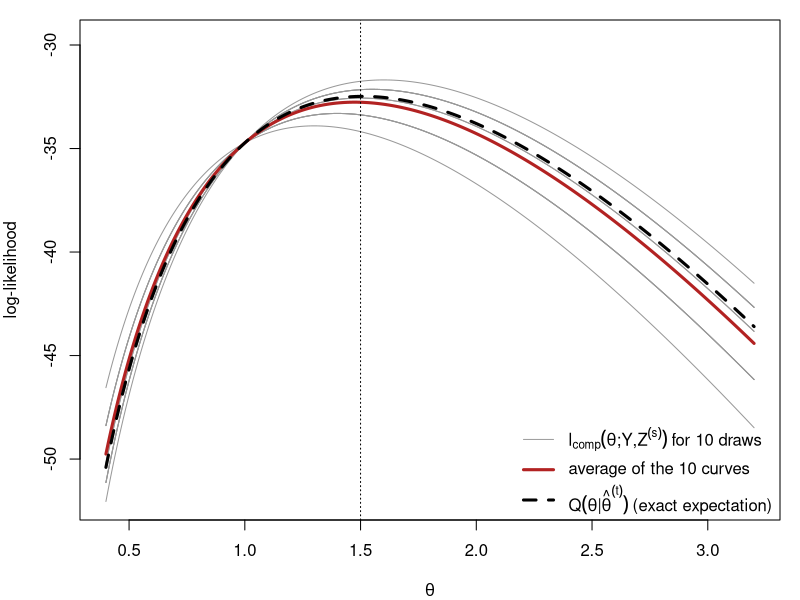
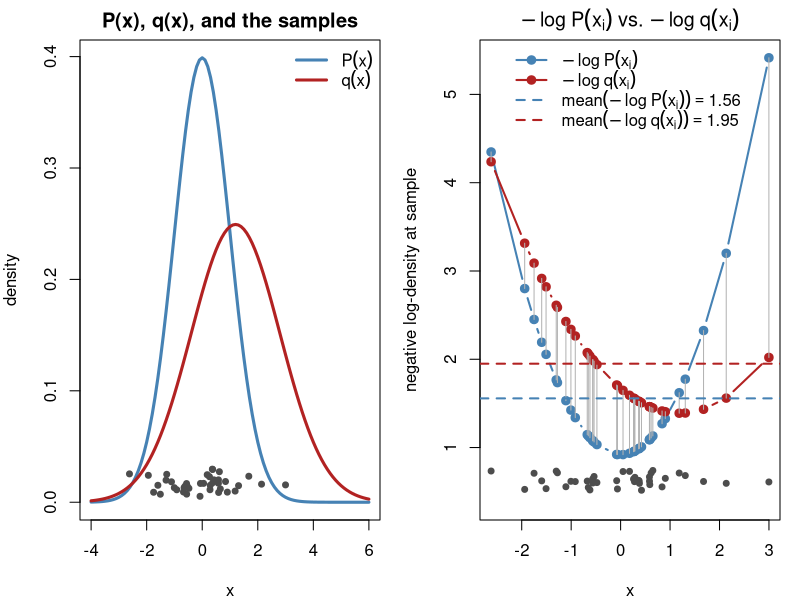
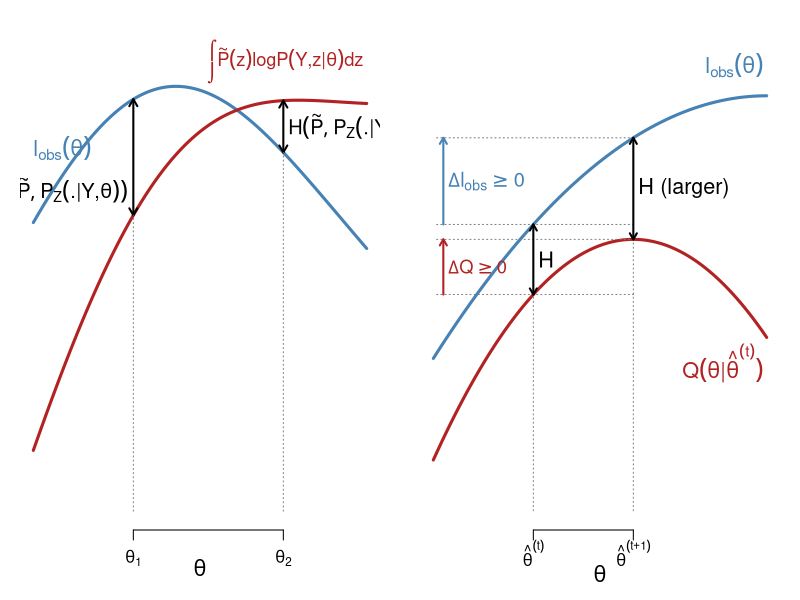
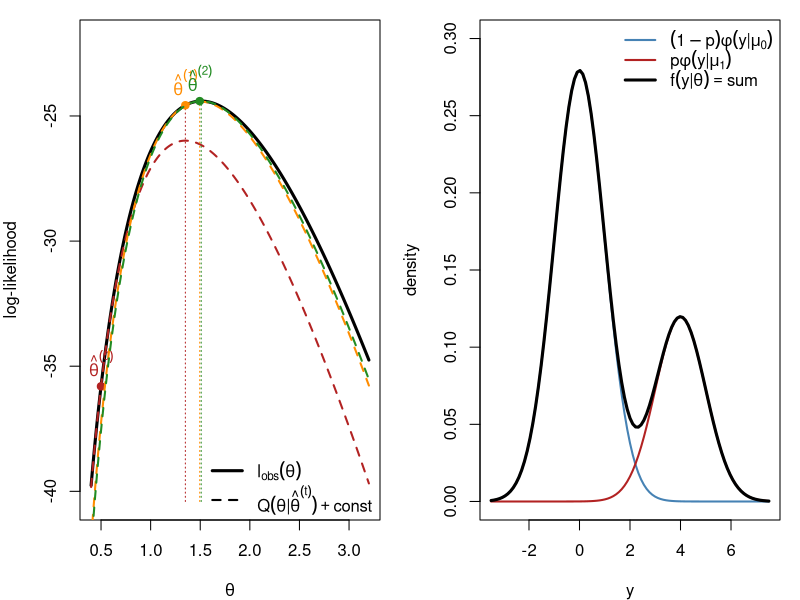
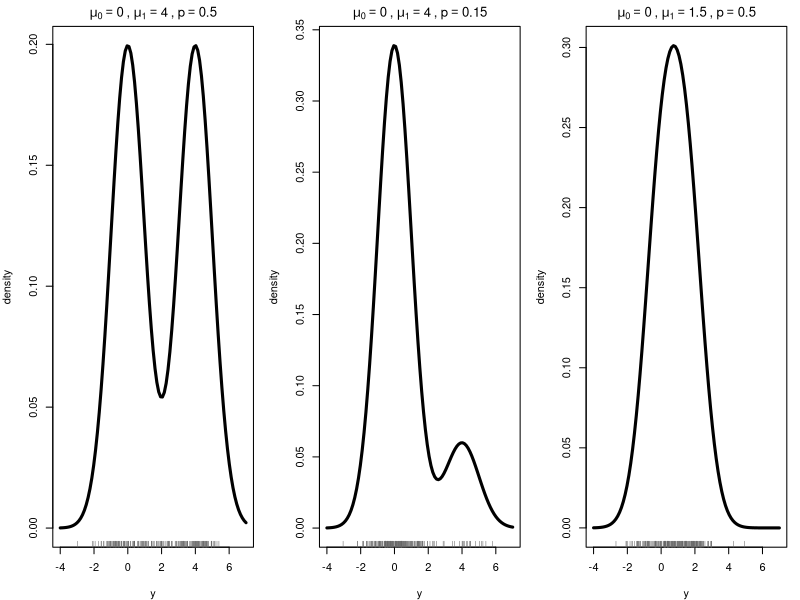
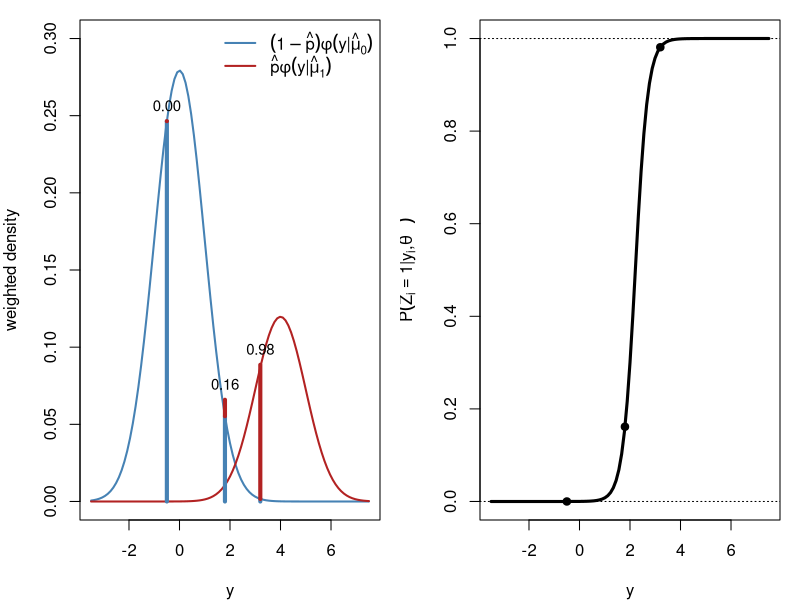
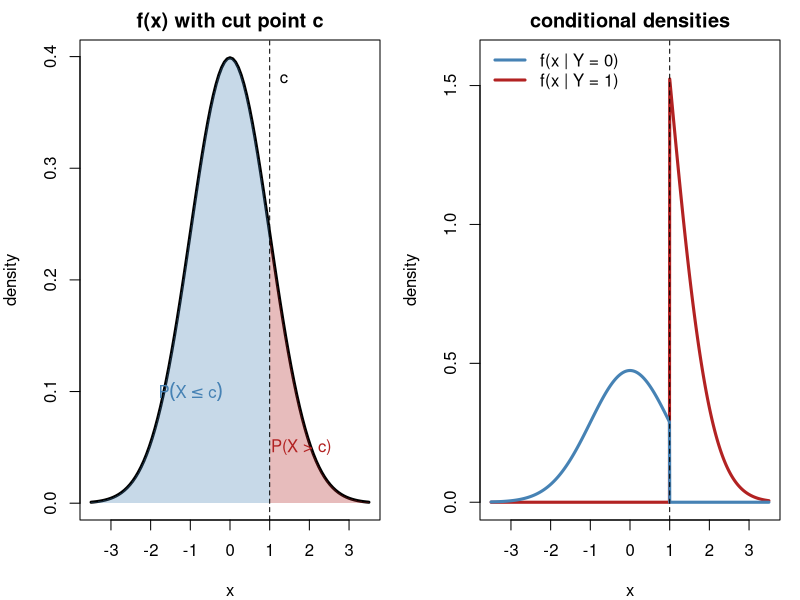
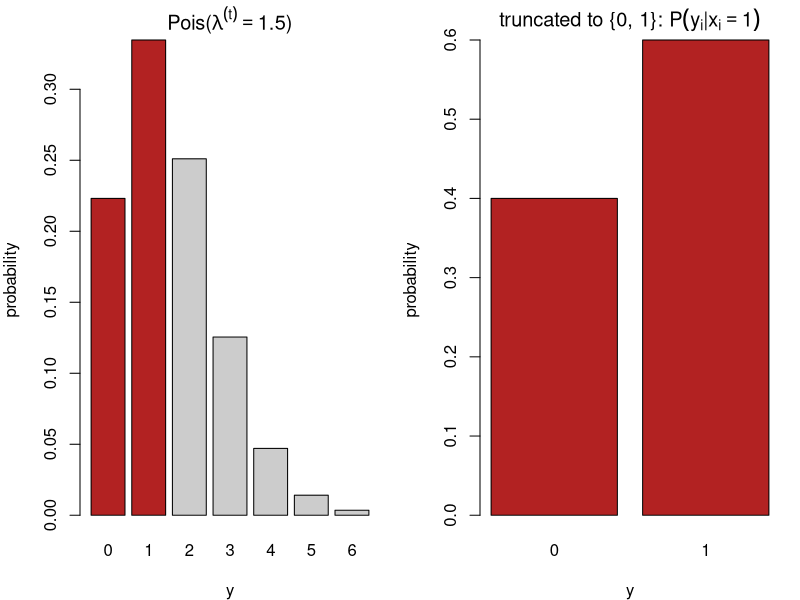

Source code (R) for these figures, in order:
## ---- chunk 1
#| include: false
set.seed(812)
knitr::opts_chunk$set(echo = FALSE, fig.align = "center")
# censored Poisson example used in several figures (Section 3):
# m exact observations, ncen observations known only to satisfy y < 2
yobs <- c(3, 2, 4, 1, 3, 2, 5, 3); m <- length(yobs); ncen <- 12; n <- m + ncen
lobs <- function(l) sum(dpois(yobs, l, log = TRUE)) + ncen * log(ppois(1, l))
lcomp <- function(l, z) -n * l + log(l) * (sum(yobs) + sum(z)) - sum(lfactorial(yobs))
Qfun  <- function(l, lt) lcomp(l, rep(lt / (1 + lt), ncen))
lam <- seq(0.4, 3.2, length.out = 300)
## ---- chunk 2
#| fig-width: 9
#| fig-height: 5
lt <- 1.5; S <- 10
Z <- replicate(S, rbinom(ncen, 1, lt / (1 + lt)))            # draws of the censored y_i
curves <- sapply(1:S, function(s) sapply(lam, lcomp, z = Z[, s]))
Qexact <- sapply(lam, Qfun, lt = lt)
par(mar = c(4, 4, 1, 1))
matplot(lam, curves, type = "l", lty = 1, lwd = 1, col = "gray60", xlab = expression(theta),
        ylab = "log-likelihood", ylim = range(curves) + c(0, 2))
lines(lam, rowMeans(curves), lwd = 3, col = "firebrick")
lines(lam, Qexact, lwd = 3, col = "black", lty = 2)
abline(v = lt, lty = 3)
legend("bottomright", bty = "n", lwd = c(1, 3, 3), lty = c(1, 1, 2), col = c("gray60", "firebrick", "black"),
       legend = c(expression(l[comp](theta*";"*Y*","*Z^(s)) ~ "for 10 draws"),
                  "average of the 10 curves",
                  expression(Q(theta*"|"*hat(theta)^(t)) ~ "(exact expectation)")))
## ---- chunk 3
#| fig-width: 10
#| fig-height: 4.6
par(mfrow = c(1, 2), mar = c(4, 4, 2, 1))
mu_p <- 0; sd_p <- 1; mu_q <- 1.2; sd_q <- 1.6; nsamp <- 40
x  <- rnorm(nsamp, mu_p, sd_p)                   # samples from P
nlp <- -dnorm(x, mu_p, sd_p, log = TRUE)         # -log P(x_i)
nlq <- -dnorm(x, mu_q, sd_q, log = TRUE)         # -log q(x_i)

curve(dnorm(x, mu_p, sd_p), -4, 6, lwd = 3, col = "steelblue", xlab = "x", ylab = "density",
      main = "P(x), q(x), and the samples")
curve(dnorm(x, mu_q, sd_q), add = TRUE, lwd = 3, col = "firebrick")
points(x, runif(nsamp, 0.005, 0.03), pch = 19, col = "gray30", cex = 0.8)   # jittered observations
legend("topright", bty = "n", lwd = 3, col = c("steelblue", "firebrick"),
       legend = c(expression(P(x)), expression(q(x))))

ord <- order(x)
yr  <- range(c(nlp, nlq)); gap <- diff(yr)
plot(x[ord], nlp[ord], type = "b", pch = 19, col = "steelblue", lwd = 2,
     xlab = "x", ylab = "negative log-density at sample",
     ylim = c(yr[1] - 0.12 * gap, yr[2]),
     main = expression(-log~P(x[i])~vs.~-log~q(x[i])))
lines(x[ord], nlq[ord], type = "b", pch = 19, col = "firebrick", lwd = 2)
segments(x[ord], nlp[ord], x[ord], nlq[ord], col = "gray70")
abline(h = mean(nlp), col = "steelblue", lty = 2, lwd = 2)
abline(h = mean(nlq), col = "firebrick", lty = 2, lwd = 2)
points(x, yr[1] - 0.09 * gap + runif(nsamp, 0, 0.05 * gap), pch = 19, col = "gray30", cex = 0.8)
legend("top", bty = "n", lwd = 2, lty = c(1, 1, 2, 2), pch = c(19, 19, NA, NA),
       col = c("steelblue", "firebrick", "steelblue", "firebrick"),
       legend = c(expression(-log~P(x[i])), expression(-log~q(x[i])),
                  bquote(mean(-log~P(x[i])) == .(round(mean(nlp), 2))),
                  bquote(mean(-log~q(x[i])) == .(round(mean(nlq), 2)))))
## ---- chunk 4
#| fig-width: 9
#| fig-height: 4.4
par(mar = c(3.5, 1, 1, 1))
th <- seq(0, 10, length.out = 300)
lo <- function(t) 3.2 - 0.045 * (t - 5.2)^2 + 0.5 * sin(t / 2.2)   # observed log-likelihood
av <- function(t) lo(t) - (1.4 - 0.45 * (t - 3))                    # an arbitrary average complete log-likelihood
plot(th, lo(th), type = "n", ylim = c(-1.5, 4.2), axes = FALSE, xlab = "", ylab = "")
mtext(expression(theta), side = 1, line = 1.5, cex = 1.3)
lines(th, lo(th), lwd = 3, col = "steelblue")
lines(th, av(th), lwd = 3, col = "firebrick")
text(0, lo(0) + 0.9, expression(l[obs](theta)), col = "steelblue", adj = 0, cex = 1.3)
text(9.9, av(9.9) + 0.5, expression(integral(tilde(P)(z)*log*P(Y*","*z*"|"*theta)*dz)),
     col = "firebrick", adj = 1, cex = 1.1)
for (t0 in c(3, 7.5)) {
    arrows(t0, av(t0), t0, lo(t0), code = 3, length = 0.08, lwd = 2)
    text(if (t0 == 3) t0 - 0.15 else t0 + 0.15, (av(t0) + lo(t0)) / 2 - if (t0 == 3) 0.4 else 0, expression(H(tilde(P), P[Z](.*"|"*Y*","*theta))), adj = if (t0 == 3) 1 else 0, cex = 1.2)
    segments(t0, -1.5, t0, min(av(t0), lo(t0)), lty = 3, col = "gray50")
}
axis(1, at = c(3, 7.5), labels = c(expression(theta[1]), expression(theta[2])), tick = TRUE)
## ---- chunk 5
#| fig-width: 9
#| fig-height: 3.9
par(mar = c(3.5, 1, 0.5, 1))
th <- seq(0, 10, length.out = 300)
t0 <- 3; t1 <- 6                                         # theta^(t), theta^(t+1)
Q  <- function(t) 2.6 - 0.07 * (t - t1)^2                # Q(theta | theta^(t)), maximised at theta^(t+1)
H  <- function(t) 0.8 + 0.04 * (t - t0)^2                # cross-entropy, smallest at theta^(t) (Gibbs)
lo <- function(t) Q(t) + H(t)                            # l_obs
plot(th, lo(th), type = "n", ylim = c(-0.5, 5), axes = FALSE, xlab = "", ylab = "")
mtext(expression(theta), side = 1, line = 1.8, cex = 1.3)
lines(th, lo(th), lwd = 3, col = "steelblue")
lines(th, Q(th),  lwd = 3, col = "firebrick")
text(9.9, lo(9.9) + 0.35, expression(l[obs](theta)), col = "steelblue", adj = 1, cex = 1.3)
text(9.9, Q(9.9) - 0.35, expression(Q(theta*"|"*hat(theta)^(t))), col = "firebrick", adj = 1, cex = 1.3)
segments(c(t0, t1), -0.5, c(t0, t1), c(lo(t0), lo(t1)), lty = 3, col = "gray50")
segments(0.1, c(Q(t0), lo(t0)), t1, c(Q(t0), lo(t0)), lty = 3, col = "gray50")
segments(0.1, c(Q(t1), lo(t1)), t1, c(Q(t1), lo(t1)), lty = 3, col = "gray50")
for (x in c(t0, t1)) arrows(x, Q(x), x, lo(x), code = 3, length = 0.07, lwd = 2)
text(t0 + 0.15, (Q(t0) + lo(t0)) / 2, "H", adj = 0, cex = 1.3)
text(t1 + 0.15, (Q(t1) + lo(t1)) / 2, "H (larger)", adj = 0, cex = 1.3)
arrows(0.3, Q(t0), 0.3, Q(t1), length = 0.07, lwd = 2, col = "firebrick")
text(0.45, (Q(t0) + Q(t1)) / 2, expression(Delta*Q >= 0), adj = 0, col = "firebrick", cex = 1.1)
arrows(0.3, lo(t0), 0.3, lo(t1), length = 0.07, lwd = 2, col = "steelblue")
text(0.45, (lo(t0) + lo(t1)) / 2, expression(Delta*l[obs] >= 0), adj = 0, col = "steelblue", cex = 1.2)
axis(1, at = c(t0, t1), labels = c(expression(hat(theta)^(t)), expression(hat(theta)^(t+1))), tick = TRUE)
## ---- chunk 6
#| fig-width: 9
#| fig-height: 5
lo <- sapply(lam, lobs); top <- max(lo)
par(mar = c(4, 4, 1, 1))
plot(lam, lo, type = "l", lwd = 3, xlab = expression(theta), ylab = "log-likelihood",
     ylim = c(top - 16, top + 2.5))
lt <- 0.5; cols <- c("firebrick", "darkorange", "forestgreen")
for (k in 1:3) {
  shift <- lobs(lt) - Qfun(lt, lt)                     # make Q touch l_obs at theta^(t)
  lines(lam, sapply(lam, Qfun, lt = lt) + shift, col = cols[k], lwd = 2, lty = 2)
  points(lt, lobs(lt), pch = 19, col = cols[k])
  lt_new <- (sum(yobs) + ncen * lt / (1 + lt)) / n       # M-step
  segments(lt_new, top - 16, lt_new, lobs(lt_new), col = cols[k], lty = 3)
  text(lt, lobs(lt), bquote(hat(theta)^(.(k - 1))), pos = 3, col = cols[k], xpd = NA)
  lt <- lt_new
}
legend("bottomright", bty = "n", lwd = c(3, 2), lty = c(1, 2),
       legend = c(expression(l[obs](theta)), expression(Q(theta*"|"*hat(theta)^(t)) + "const")))
## ---- chunk 7
#| fig-width: 9
#| fig-height: 4.6
par(mar = c(4, 4, 1, 1)); mu0 <- 0; mu1 <- 4; p <- 0.3
curve((1 - p) * dnorm(x, mu0), -3.5, 7.5, lwd = 2, col = "steelblue", ylab = "density", xlab = "y",
      ylim = c(0, 0.3))
curve(p * dnorm(x, mu1), add = TRUE, lwd = 2, col = "firebrick")
curve((1 - p) * dnorm(x, mu0) + p * dnorm(x, mu1), add = TRUE, lwd = 3)
legend("topright", bty = "n", lwd = c(2, 2, 3), col = c("steelblue", "firebrick", "black"),
       legend = c(expression((1-p)*phi(y*"|"*mu[0])), expression(p*phi(y*"|"*mu[1])),
                  expression(f(y*"|"*theta) == "sum")))
## ---- chunk 8
#| fig-width: 10
#| fig-height: 4.4
par(mfrow = c(1, 3), mar = c(4, 4, 2, 1))
mix <- function(x, mu0, mu1, p) (1 - p) * dnorm(x, mu0) + p * dnorm(x, mu1)
for (s in list(c(0, 4, 0.5), c(0, 4, 0.15), c(0, 1.5, 0.5))) {
  curve(mix(x, s[1], s[2], s[3]), -4, 7, lwd = 3, xlab = "y", ylab = "density",
        main = bquote(mu[0] == .(s[1]) ~ "," ~ mu[1] == .(s[2]) ~ "," ~ p == .(s[3])))
  y <- ifelse(rbinom(200, 1, s[3]) == 1, rnorm(200, s[2]), rnorm(200, s[1]))
  rug(y, col = "gray40")
}
## ---- chunk 9
#| fig-width: 10
#| fig-height: 4.6
par(mfrow = c(1, 2), mar = c(4, 4, 1, 1)); mu0 <- 0; mu1 <- 4; p <- 0.3
f0 <- function(x) (1 - p) * dnorm(x, mu0); f1 <- function(x) p * dnorm(x, mu1)
curve(f0, -3.5, 7.5, lwd = 2, col = "steelblue", ylab = "weighted density", xlab = "y", ylim = c(0, 0.3))
curve(f1, add = TRUE, lwd = 2, col = "firebrick")
yi <- c(-0.5, 1.8, 3.2)
for (y in yi) { segments(y, 0, y, f0(y), col = "steelblue", lwd = 4)
  segments(y, f0(y), y, f0(y) + f1(y), col = "firebrick", lwd = 4)
  text(y, f0(y) + f1(y), sprintf("%.2f", f1(y) / (f0(y) + f1(y))), pos = 3, cex = 0.9) }
legend("topright", bty = "n", lwd = 2, col = c("steelblue", "firebrick"),
       legend = c(expression((1-hat(p))*phi(y*"|"*hat(mu)[0])), expression(hat(p)*phi(y*"|"*hat(mu)[1]))))
curve(f1(x) / (f0(x) + f1(x)), -3.5, 7.5, lwd = 3, xlab = "y",
      ylab = expression(P(Z[i] == 1*"|"*y[i]*","*hat(theta)^(t))))
abline(h = c(0, 1), lty = 3); points(yi, f1(yi) / (f0(yi) + f1(yi)), pch = 19)
## ---- chunk 10
#| fig-width: 10
#| fig-height: 4.8
par(mfrow = c(1, 2), mar = c(4, 4, 2, 1)); cc <- 1
curve(dnorm, -3.5, 3.5, lwd = 3, xlab = "x", ylab = "density", main = "f(x) with cut point c")
xs <- seq(cc, 3.5, length.out = 100)
polygon(c(xs, rev(xs)), c(dnorm(xs), rep(0, 100)), col = adjustcolor("firebrick", 0.3), border = NA)
xs <- seq(-3.5, cc, length.out = 100)
polygon(c(xs, rev(xs)), c(dnorm(xs), rep(0, 100)), col = adjustcolor("steelblue", 0.3), border = NA)
abline(v = cc, lty = 2); text(cc, 0.38, "c", pos = 4)
text(1.8, 0.05, "P(X > c)", col = "firebrick"); text(-1, 0.1, expression(P(X <= c)), col = "steelblue")
curve(dnorm(x) * (x > cc) / pnorm(cc, lower.tail = FALSE), -3.5, 3.5, lwd = 3, col = "firebrick",
      n = 1001, xlab = "x", ylab = "density", main = "conditional densities", ylim = c(0, 1.6))
curve(dnorm(x) * (x <= cc) / pnorm(cc), add = TRUE, lwd = 3, col = "steelblue", n = 1001)
abline(v = cc, lty = 2)
legend("topleft", bty = "n", lwd = 3, col = c("steelblue", "firebrick"),
       legend = c("f(x | Y = 0)", "f(x | Y = 1)"))
## ---- chunk 11
#| fig-width: 10
#| fig-height: 4.4
par(mfrow = c(1, 2), mar = c(4, 4, 2, 1)); lt <- 1.5; k <- 0:6
barplot(dpois(k, lt), names.arg = k, col = c("firebrick", "firebrick", rep("gray80", 5)),
        xlab = "y", ylab = "probability", main = bquote("Pois(" * lambda^(t) == .(lt) * ")"))
barplot(c(1, lt) / (1 + lt), names.arg = 0:1, col = "firebrick", xlab = "y", ylab = "probability",
        main = expression("truncated to {0, 1}: " * P(y[i]*"|"*x[i] == 1)))
## ---- chunk 12
#| fig-width: 6
#| fig-height: 4.6
par(mar = c(4, 4, 1, 1))
ctr <- rbind(c(0, 0), c(4, 3), c(1, 5))
Sig <- list(diag(2) * 0.8, matrix(c(1, 0.7, 0.7, 1), 2), diag(c(1.2, 0.4)))
cols <- c("steelblue", "firebrick", "forestgreen"); ang <- seq(0, 2 * pi, length.out = 100)
plot(NA, xlim = c(-3, 7), ylim = c(-3, 8), xlab = expression(y[1]), ylab = expression(y[2]))
for (k in 1:3) { R <- chol(Sig[[k]])
  pts <- matrix(rnorm(120), 60) %*% R + rep(ctr[k, ], each = 60)
  points(pts, col = adjustcolor(cols[k], 0.6), pch = 19, cex = 0.8)
  ell <- (cbind(cos(ang), sin(ang)) * 2.1) %*% R + rep(ctr[k, ], each = 100)
  lines(ell, col = cols[k], lwd = 2); points(ctr[k, 1], ctr[k, 2], pch = 4, lwd = 3, col = cols[k]) }
## ---- chunk 13
#| fig-width: 10
#| fig-height: 3.4
par(mar = c(4, 4, 1, 1)); N <- 120; P <- matrix(c(0.95, 0.05, 0.1, 0.9), 2, byrow = TRUE)
h <- integer(N); h[1] <- 1; for (i in 2:N) h[i] <- sample(1:2, 1, prob = P[h[i - 1], ])
y <- rnorm(N, mean = c(0, 3)[h])
plot(y, type = "n", xlab = "i", ylab = expression(y[i]))
r <- rle(h); e <- cumsum(r$lengths); s <- c(1, head(e, -1) + 1)
rect(s - 0.5, par("usr")[3], e + 0.5, par("usr")[4],
     col = adjustcolor(c("steelblue", "firebrick")[r$values], 0.15), border = NA)
lines(y, col = "gray30"); points(y, pch = 19, col = c("steelblue", "firebrick")[h], cex = 0.7)
legend("topright", bty = "n", pch = 19, col = c("steelblue", "firebrick"),
       legend = c(expression(h[i] == 1), expression(h[i] == 2)), horiz = TRUE)
